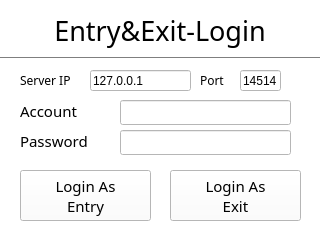
<?xml version="1.0" encoding="UTF-8"?>
<ui version="4.0">
 <class>LoginWindow</class>
 <widget class="QMainWindow" name="LoginWindow">
  <property name="geometry">
   <rect>
    <x>0</x>
    <y>0</y>
    <width>320</width>
    <height>240</height>
   </rect>
  </property>
  <property name="palette">
   <palette>
    <active>
     <colorrole role="WindowText">
      <brush brushstyle="SolidPattern">
       <color alpha="255">
        <red>0</red>
        <green>0</green>
        <blue>0</blue>
       </color>
      </brush>
     </colorrole>
     <colorrole role="Button">
      <brush brushstyle="SolidPattern">
       <color alpha="255">
        <red>255</red>
        <green>255</green>
        <blue>255</blue>
       </color>
      </brush>
     </colorrole>
     <colorrole role="Light">
      <brush brushstyle="SolidPattern">
       <color alpha="255">
        <red>255</red>
        <green>255</green>
        <blue>255</blue>
       </color>
      </brush>
     </colorrole>
     <colorrole role="Midlight">
      <brush brushstyle="SolidPattern">
       <color alpha="255">
        <red>255</red>
        <green>255</green>
        <blue>255</blue>
       </color>
      </brush>
     </colorrole>
     <colorrole role="Dark">
      <brush brushstyle="SolidPattern">
       <color alpha="255">
        <red>127</red>
        <green>127</green>
        <blue>127</blue>
       </color>
      </brush>
     </colorrole>
     <colorrole role="Mid">
      <brush brushstyle="SolidPattern">
       <color alpha="255">
        <red>170</red>
        <green>170</green>
        <blue>170</blue>
       </color>
      </brush>
     </colorrole>
     <colorrole role="Text">
      <brush brushstyle="SolidPattern">
       <color alpha="255">
        <red>0</red>
        <green>0</green>
        <blue>0</blue>
       </color>
      </brush>
     </colorrole>
     <colorrole role="BrightText">
      <brush brushstyle="SolidPattern">
       <color alpha="255">
        <red>255</red>
        <green>255</green>
        <blue>255</blue>
       </color>
      </brush>
     </colorrole>
     <colorrole role="ButtonText">
      <brush brushstyle="SolidPattern">
       <color alpha="255">
        <red>0</red>
        <green>0</green>
        <blue>0</blue>
       </color>
      </brush>
     </colorrole>
     <colorrole role="Base">
      <brush brushstyle="SolidPattern">
       <color alpha="255">
        <red>255</red>
        <green>255</green>
        <blue>255</blue>
       </color>
      </brush>
     </colorrole>
     <colorrole role="Window">
      <brush brushstyle="SolidPattern">
       <color alpha="255">
        <red>255</red>
        <green>255</green>
        <blue>255</blue>
       </color>
      </brush>
     </colorrole>
     <colorrole role="Shadow">
      <brush brushstyle="SolidPattern">
       <color alpha="255">
        <red>0</red>
        <green>0</green>
        <blue>0</blue>
       </color>
      </brush>
     </colorrole>
     <colorrole role="AlternateBase">
      <brush brushstyle="SolidPattern">
       <color alpha="255">
        <red>255</red>
        <green>255</green>
        <blue>255</blue>
       </color>
      </brush>
     </colorrole>
     <colorrole role="ToolTipBase">
      <brush brushstyle="SolidPattern">
       <color alpha="255">
        <red>255</red>
        <green>255</green>
        <blue>220</blue>
       </color>
      </brush>
     </colorrole>
     <colorrole role="ToolTipText">
      <brush brushstyle="SolidPattern">
       <color alpha="255">
        <red>0</red>
        <green>0</green>
        <blue>0</blue>
       </color>
      </brush>
     </colorrole>
     <colorrole role="PlaceholderText">
      <brush brushstyle="SolidPattern">
       <color alpha="127">
        <red>0</red>
        <green>0</green>
        <blue>0</blue>
       </color>
      </brush>
     </colorrole>
    </active>
    <inactive>
     <colorrole role="WindowText">
      <brush brushstyle="SolidPattern">
       <color alpha="255">
        <red>0</red>
        <green>0</green>
        <blue>0</blue>
       </color>
      </brush>
     </colorrole>
     <colorrole role="Button">
      <brush brushstyle="SolidPattern">
       <color alpha="255">
        <red>255</red>
        <green>255</green>
        <blue>255</blue>
       </color>
      </brush>
     </colorrole>
     <colorrole role="Light">
      <brush brushstyle="SolidPattern">
       <color alpha="255">
        <red>255</red>
        <green>255</green>
        <blue>255</blue>
       </color>
      </brush>
     </colorrole>
     <colorrole role="Midlight">
      <brush brushstyle="SolidPattern">
       <color alpha="255">
        <red>255</red>
        <green>255</green>
        <blue>255</blue>
       </color>
      </brush>
     </colorrole>
     <colorrole role="Dark">
      <brush brushstyle="SolidPattern">
       <color alpha="255">
        <red>127</red>
        <green>127</green>
        <blue>127</blue>
       </color>
      </brush>
     </colorrole>
     <colorrole role="Mid">
      <brush brushstyle="SolidPattern">
       <color alpha="255">
        <red>170</red>
        <green>170</green>
        <blue>170</blue>
       </color>
      </brush>
     </colorrole>
     <colorrole role="Text">
      <brush brushstyle="SolidPattern">
       <color alpha="255">
        <red>0</red>
        <green>0</green>
        <blue>0</blue>
       </color>
      </brush>
     </colorrole>
     <colorrole role="BrightText">
      <brush brushstyle="SolidPattern">
       <color alpha="255">
        <red>255</red>
        <green>255</green>
        <blue>255</blue>
       </color>
      </brush>
     </colorrole>
     <colorrole role="ButtonText">
      <brush brushstyle="SolidPattern">
       <color alpha="255">
        <red>0</red>
        <green>0</green>
        <blue>0</blue>
       </color>
      </brush>
     </colorrole>
     <colorrole role="Base">
      <brush brushstyle="SolidPattern">
       <color alpha="255">
        <red>255</red>
        <green>255</green>
        <blue>255</blue>
       </color>
      </brush>
     </colorrole>
     <colorrole role="Window">
      <brush brushstyle="SolidPattern">
       <color alpha="255">
        <red>255</red>
        <green>255</green>
        <blue>255</blue>
       </color>
      </brush>
     </colorrole>
     <colorrole role="Shadow">
      <brush brushstyle="SolidPattern">
       <color alpha="255">
        <red>0</red>
        <green>0</green>
        <blue>0</blue>
       </color>
      </brush>
     </colorrole>
     <colorrole role="AlternateBase">
      <brush brushstyle="SolidPattern">
       <color alpha="255">
        <red>255</red>
        <green>255</green>
        <blue>255</blue>
       </color>
      </brush>
     </colorrole>
     <colorrole role="ToolTipBase">
      <brush brushstyle="SolidPattern">
       <color alpha="255">
        <red>255</red>
        <green>255</green>
        <blue>220</blue>
       </color>
      </brush>
     </colorrole>
     <colorrole role="ToolTipText">
      <brush brushstyle="SolidPattern">
       <color alpha="255">
        <red>0</red>
        <green>0</green>
        <blue>0</blue>
       </color>
      </brush>
     </colorrole>
     <colorrole role="PlaceholderText">
      <brush brushstyle="SolidPattern">
       <color alpha="127">
        <red>0</red>
        <green>0</green>
        <blue>0</blue>
       </color>
      </brush>
     </colorrole>
    </inactive>
    <disabled>
     <colorrole role="WindowText">
      <brush brushstyle="SolidPattern">
       <color alpha="255">
        <red>127</red>
        <green>127</green>
        <blue>127</blue>
       </color>
      </brush>
     </colorrole>
     <colorrole role="Button">
      <brush brushstyle="SolidPattern">
       <color alpha="255">
        <red>255</red>
        <green>255</green>
        <blue>255</blue>
       </color>
      </brush>
     </colorrole>
     <colorrole role="Light">
      <brush brushstyle="SolidPattern">
       <color alpha="255">
        <red>255</red>
        <green>255</green>
        <blue>255</blue>
       </color>
      </brush>
     </colorrole>
     <colorrole role="Midlight">
      <brush brushstyle="SolidPattern">
       <color alpha="255">
        <red>255</red>
        <green>255</green>
        <blue>255</blue>
       </color>
      </brush>
     </colorrole>
     <colorrole role="Dark">
      <brush brushstyle="SolidPattern">
       <color alpha="255">
        <red>127</red>
        <green>127</green>
        <blue>127</blue>
       </color>
      </brush>
     </colorrole>
     <colorrole role="Mid">
      <brush brushstyle="SolidPattern">
       <color alpha="255">
        <red>170</red>
        <green>170</green>
        <blue>170</blue>
       </color>
      </brush>
     </colorrole>
     <colorrole role="Text">
      <brush brushstyle="SolidPattern">
       <color alpha="255">
        <red>127</red>
        <green>127</green>
        <blue>127</blue>
       </color>
      </brush>
     </colorrole>
     <colorrole role="BrightText">
      <brush brushstyle="SolidPattern">
       <color alpha="255">
        <red>255</red>
        <green>255</green>
        <blue>255</blue>
       </color>
      </brush>
     </colorrole>
     <colorrole role="ButtonText">
      <brush brushstyle="SolidPattern">
       <color alpha="255">
        <red>127</red>
        <green>127</green>
        <blue>127</blue>
       </color>
      </brush>
     </colorrole>
     <colorrole role="Base">
      <brush brushstyle="SolidPattern">
       <color alpha="255">
        <red>255</red>
        <green>255</green>
        <blue>255</blue>
       </color>
      </brush>
     </colorrole>
     <colorrole role="Window">
      <brush brushstyle="SolidPattern">
       <color alpha="255">
        <red>255</red>
        <green>255</green>
        <blue>255</blue>
       </color>
      </brush>
     </colorrole>
     <colorrole role="Shadow">
      <brush brushstyle="SolidPattern">
       <color alpha="255">
        <red>0</red>
        <green>0</green>
        <blue>0</blue>
       </color>
      </brush>
     </colorrole>
     <colorrole role="AlternateBase">
      <brush brushstyle="SolidPattern">
       <color alpha="255">
        <red>255</red>
        <green>255</green>
        <blue>255</blue>
       </color>
      </brush>
     </colorrole>
     <colorrole role="ToolTipBase">
      <brush brushstyle="SolidPattern">
       <color alpha="255">
        <red>255</red>
        <green>255</green>
        <blue>220</blue>
       </color>
      </brush>
     </colorrole>
     <colorrole role="ToolTipText">
      <brush brushstyle="SolidPattern">
       <color alpha="255">
        <red>0</red>
        <green>0</green>
        <blue>0</blue>
       </color>
      </brush>
     </colorrole>
     <colorrole role="PlaceholderText">
      <brush brushstyle="SolidPattern">
       <color alpha="127">
        <red>127</red>
        <green>127</green>
        <blue>127</blue>
       </color>
      </brush>
     </colorrole>
    </disabled>
   </palette>
  </property>
  <property name="windowTitle">
   <string>DisplayBoard-Login</string>
  </property>
  <widget class="QWidget" name="centralwidget">
   <property name="palette">
    <palette>
     <active>
      <colorrole role="WindowText">
       <brush brushstyle="SolidPattern">
        <color alpha="255">
         <red>0</red>
         <green>0</green>
         <blue>0</blue>
        </color>
       </brush>
      </colorrole>
      <colorrole role="Button">
       <brush brushstyle="SolidPattern">
        <color alpha="255">
         <red>255</red>
         <green>255</green>
         <blue>255</blue>
        </color>
       </brush>
      </colorrole>
      <colorrole role="Light">
       <brush brushstyle="SolidPattern">
        <color alpha="255">
         <red>255</red>
         <green>255</green>
         <blue>255</blue>
        </color>
       </brush>
      </colorrole>
      <colorrole role="Midlight">
       <brush brushstyle="SolidPattern">
        <color alpha="255">
         <red>255</red>
         <green>255</green>
         <blue>255</blue>
        </color>
       </brush>
      </colorrole>
      <colorrole role="Dark">
       <brush brushstyle="SolidPattern">
        <color alpha="255">
         <red>127</red>
         <green>127</green>
         <blue>127</blue>
        </color>
       </brush>
      </colorrole>
      <colorrole role="Mid">
       <brush brushstyle="SolidPattern">
        <color alpha="255">
         <red>170</red>
         <green>170</green>
         <blue>170</blue>
        </color>
       </brush>
      </colorrole>
      <colorrole role="Text">
       <brush brushstyle="SolidPattern">
        <color alpha="255">
         <red>0</red>
         <green>0</green>
         <blue>0</blue>
        </color>
       </brush>
      </colorrole>
      <colorrole role="BrightText">
       <brush brushstyle="SolidPattern">
        <color alpha="255">
         <red>255</red>
         <green>255</green>
         <blue>255</blue>
        </color>
       </brush>
      </colorrole>
      <colorrole role="ButtonText">
       <brush brushstyle="SolidPattern">
        <color alpha="255">
         <red>0</red>
         <green>0</green>
         <blue>0</blue>
        </color>
       </brush>
      </colorrole>
      <colorrole role="Base">
       <brush brushstyle="SolidPattern">
        <color alpha="255">
         <red>255</red>
         <green>255</green>
         <blue>255</blue>
        </color>
       </brush>
      </colorrole>
      <colorrole role="Window">
       <brush brushstyle="SolidPattern">
        <color alpha="255">
         <red>255</red>
         <green>255</green>
         <blue>255</blue>
        </color>
       </brush>
      </colorrole>
      <colorrole role="Shadow">
       <brush brushstyle="SolidPattern">
        <color alpha="255">
         <red>0</red>
         <green>0</green>
         <blue>0</blue>
        </color>
       </brush>
      </colorrole>
      <colorrole role="AlternateBase">
       <brush brushstyle="SolidPattern">
        <color alpha="255">
         <red>255</red>
         <green>255</green>
         <blue>255</blue>
        </color>
       </brush>
      </colorrole>
      <colorrole role="ToolTipBase">
       <brush brushstyle="SolidPattern">
        <color alpha="255">
         <red>255</red>
         <green>255</green>
         <blue>220</blue>
        </color>
       </brush>
      </colorrole>
      <colorrole role="ToolTipText">
       <brush brushstyle="SolidPattern">
        <color alpha="255">
         <red>0</red>
         <green>0</green>
         <blue>0</blue>
        </color>
       </brush>
      </colorrole>
      <colorrole role="PlaceholderText">
       <brush brushstyle="SolidPattern">
        <color alpha="127">
         <red>0</red>
         <green>0</green>
         <blue>0</blue>
        </color>
       </brush>
      </colorrole>
     </active>
     <inactive>
      <colorrole role="WindowText">
       <brush brushstyle="SolidPattern">
        <color alpha="255">
         <red>0</red>
         <green>0</green>
         <blue>0</blue>
        </color>
       </brush>
      </colorrole>
      <colorrole role="Button">
       <brush brushstyle="SolidPattern">
        <color alpha="255">
         <red>255</red>
         <green>255</green>
         <blue>255</blue>
        </color>
       </brush>
      </colorrole>
      <colorrole role="Light">
       <brush brushstyle="SolidPattern">
        <color alpha="255">
         <red>255</red>
         <green>255</green>
         <blue>255</blue>
        </color>
       </brush>
      </colorrole>
      <colorrole role="Midlight">
       <brush brushstyle="SolidPattern">
        <color alpha="255">
         <red>255</red>
         <green>255</green>
         <blue>255</blue>
        </color>
       </brush>
      </colorrole>
      <colorrole role="Dark">
       <brush brushstyle="SolidPattern">
        <color alpha="255">
         <red>127</red>
         <green>127</green>
         <blue>127</blue>
        </color>
       </brush>
      </colorrole>
      <colorrole role="Mid">
       <brush brushstyle="SolidPattern">
        <color alpha="255">
         <red>170</red>
         <green>170</green>
         <blue>170</blue>
        </color>
       </brush>
      </colorrole>
      <colorrole role="Text">
       <brush brushstyle="SolidPattern">
        <color alpha="255">
         <red>0</red>
         <green>0</green>
         <blue>0</blue>
        </color>
       </brush>
      </colorrole>
      <colorrole role="BrightText">
       <brush brushstyle="SolidPattern">
        <color alpha="255">
         <red>255</red>
         <green>255</green>
         <blue>255</blue>
        </color>
       </brush>
      </colorrole>
      <colorrole role="ButtonText">
       <brush brushstyle="SolidPattern">
        <color alpha="255">
         <red>0</red>
         <green>0</green>
         <blue>0</blue>
        </color>
       </brush>
      </colorrole>
      <colorrole role="Base">
       <brush brushstyle="SolidPattern">
        <color alpha="255">
         <red>255</red>
         <green>255</green>
         <blue>255</blue>
        </color>
       </brush>
      </colorrole>
      <colorrole role="Window">
       <brush brushstyle="SolidPattern">
        <color alpha="255">
         <red>255</red>
         <green>255</green>
         <blue>255</blue>
        </color>
       </brush>
      </colorrole>
      <colorrole role="Shadow">
       <brush brushstyle="SolidPattern">
        <color alpha="255">
         <red>0</red>
         <green>0</green>
         <blue>0</blue>
        </color>
       </brush>
      </colorrole>
      <colorrole role="AlternateBase">
       <brush brushstyle="SolidPattern">
        <color alpha="255">
         <red>255</red>
         <green>255</green>
         <blue>255</blue>
        </color>
       </brush>
      </colorrole>
      <colorrole role="ToolTipBase">
       <brush brushstyle="SolidPattern">
        <color alpha="255">
         <red>255</red>
         <green>255</green>
         <blue>220</blue>
        </color>
       </brush>
      </colorrole>
      <colorrole role="ToolTipText">
       <brush brushstyle="SolidPattern">
        <color alpha="255">
         <red>0</red>
         <green>0</green>
         <blue>0</blue>
        </color>
       </brush>
      </colorrole>
      <colorrole role="PlaceholderText">
       <brush brushstyle="SolidPattern">
        <color alpha="127">
         <red>0</red>
         <green>0</green>
         <blue>0</blue>
        </color>
       </brush>
      </colorrole>
     </inactive>
     <disabled>
      <colorrole role="WindowText">
       <brush brushstyle="SolidPattern">
        <color alpha="255">
         <red>127</red>
         <green>127</green>
         <blue>127</blue>
        </color>
       </brush>
      </colorrole>
      <colorrole role="Button">
       <brush brushstyle="SolidPattern">
        <color alpha="255">
         <red>255</red>
         <green>255</green>
         <blue>255</blue>
        </color>
       </brush>
      </colorrole>
      <colorrole role="Light">
       <brush brushstyle="SolidPattern">
        <color alpha="255">
         <red>255</red>
         <green>255</green>
         <blue>255</blue>
        </color>
       </brush>
      </colorrole>
      <colorrole role="Midlight">
       <brush brushstyle="SolidPattern">
        <color alpha="255">
         <red>255</red>
         <green>255</green>
         <blue>255</blue>
        </color>
       </brush>
      </colorrole>
      <colorrole role="Dark">
       <brush brushstyle="SolidPattern">
        <color alpha="255">
         <red>127</red>
         <green>127</green>
         <blue>127</blue>
        </color>
       </brush>
      </colorrole>
      <colorrole role="Mid">
       <brush brushstyle="SolidPattern">
        <color alpha="255">
         <red>170</red>
         <green>170</green>
         <blue>170</blue>
        </color>
       </brush>
      </colorrole>
      <colorrole role="Text">
       <brush brushstyle="SolidPattern">
        <color alpha="255">
         <red>127</red>
         <green>127</green>
         <blue>127</blue>
        </color>
       </brush>
      </colorrole>
      <colorrole role="BrightText">
       <brush brushstyle="SolidPattern">
        <color alpha="255">
         <red>255</red>
         <green>255</green>
         <blue>255</blue>
        </color>
       </brush>
      </colorrole>
      <colorrole role="ButtonText">
       <brush brushstyle="SolidPattern">
        <color alpha="255">
         <red>127</red>
         <green>127</green>
         <blue>127</blue>
        </color>
       </brush>
      </colorrole>
      <colorrole role="Base">
       <brush brushstyle="SolidPattern">
        <color alpha="255">
         <red>255</red>
         <green>255</green>
         <blue>255</blue>
        </color>
       </brush>
      </colorrole>
      <colorrole role="Window">
       <brush brushstyle="SolidPattern">
        <color alpha="255">
         <red>255</red>
         <green>255</green>
         <blue>255</blue>
        </color>
       </brush>
      </colorrole>
      <colorrole role="Shadow">
       <brush brushstyle="SolidPattern">
        <color alpha="255">
         <red>0</red>
         <green>0</green>
         <blue>0</blue>
        </color>
       </brush>
      </colorrole>
      <colorrole role="AlternateBase">
       <brush brushstyle="SolidPattern">
        <color alpha="255">
         <red>255</red>
         <green>255</green>
         <blue>255</blue>
        </color>
       </brush>
      </colorrole>
      <colorrole role="ToolTipBase">
       <brush brushstyle="SolidPattern">
        <color alpha="255">
         <red>255</red>
         <green>255</green>
         <blue>220</blue>
        </color>
       </brush>
      </colorrole>
      <colorrole role="ToolTipText">
       <brush brushstyle="SolidPattern">
        <color alpha="255">
         <red>0</red>
         <green>0</green>
         <blue>0</blue>
        </color>
       </brush>
      </colorrole>
      <colorrole role="PlaceholderText">
       <brush brushstyle="SolidPattern">
        <color alpha="127">
         <red>127</red>
         <green>127</green>
         <blue>127</blue>
        </color>
       </brush>
      </colorrole>
     </disabled>
    </palette>
   </property>
   <widget class="QLabel" name="label_banner">
    <property name="geometry">
     <rect>
      <x>0</x>
      <y>0</y>
      <width>320</width>
      <height>61</height>
     </rect>
    </property>
    <property name="font">
     <font>
      <family>Arial Black</family>
      <pointsize>20</pointsize>
     </font>
    </property>
    <property name="text">
     <string>Entry&amp;Exit-Login</string>
    </property>
    <property name="alignment">
     <set>Qt::AlignCenter</set>
    </property>
   </widget>
   <widget class="Line" name="line">
    <property name="geometry">
     <rect>
      <x>0</x>
      <y>50</y>
      <width>321</width>
      <height>16</height>
     </rect>
    </property>
    <property name="orientation">
     <enum>Qt::Horizontal</enum>
    </property>
   </widget>
   <widget class="QLabel" name="label_server_ip">
    <property name="geometry">
     <rect>
      <x>20</x>
      <y>70</y>
      <width>61</width>
      <height>21</height>
     </rect>
    </property>
    <property name="font">
     <font>
      <family>Arial Black</family>
      <pointsize>9</pointsize>
     </font>
    </property>
    <property name="text">
     <string>Server IP</string>
    </property>
   </widget>
   <widget class="QLineEdit" name="lineEdit_server_ip">
    <property name="geometry">
     <rect>
      <x>90</x>
      <y>70</y>
      <width>101</width>
      <height>21</height>
     </rect>
    </property>
    <property name="text">
     <string>127.0.0.1</string>
    </property>
   </widget>
   <widget class="QLineEdit" name="lineEdit_port">
    <property name="geometry">
     <rect>
      <x>240</x>
      <y>70</y>
      <width>41</width>
      <height>21</height>
     </rect>
    </property>
    <property name="text">
     <string>14514</string>
    </property>
   </widget>
   <widget class="QLabel" name="label_port">
    <property name="geometry">
     <rect>
      <x>200</x>
      <y>70</y>
      <width>31</width>
      <height>21</height>
     </rect>
    </property>
    <property name="font">
     <font>
      <family>Arial Black</family>
      <pointsize>9</pointsize>
     </font>
    </property>
    <property name="text">
     <string>Port</string>
    </property>
   </widget>
   <widget class="QLabel" name="label_account">
    <property name="geometry">
     <rect>
      <x>20</x>
      <y>100</y>
      <width>71</width>
      <height>21</height>
     </rect>
    </property>
    <property name="font">
     <font>
      <family>Arial Black</family>
      <pointsize>11</pointsize>
     </font>
    </property>
    <property name="text">
     <string>Account</string>
    </property>
   </widget>
   <widget class="QLineEdit" name="lineEdit_account">
    <property name="geometry">
     <rect>
      <x>120</x>
      <y>100</y>
      <width>171</width>
      <height>25</height>
     </rect>
    </property>
   </widget>
   <widget class="QLineEdit" name="lineEdit_password">
    <property name="geometry">
     <rect>
      <x>120</x>
      <y>130</y>
      <width>171</width>
      <height>25</height>
     </rect>
    </property>
    <property name="echoMode">
     <enum>QLineEdit::Password</enum>
    </property>
   </widget>
   <widget class="QLabel" name="label_password">
    <property name="geometry">
     <rect>
      <x>20</x>
      <y>130</y>
      <width>81</width>
      <height>21</height>
     </rect>
    </property>
    <property name="font">
     <font>
      <family>Arial Black</family>
      <pointsize>11</pointsize>
     </font>
    </property>
    <property name="text">
     <string>Password</string>
    </property>
   </widget>
   <widget class="QPushButton" name="pushButton_login_entry">
    <property name="geometry">
     <rect>
      <x>20</x>
      <y>170</y>
      <width>131</width>
      <height>51</height>
     </rect>
    </property>
    <property name="font">
     <font>
      <family>Arial Black</family>
      <pointsize>11</pointsize>
     </font>
    </property>
    <property name="text">
     <string>Login As
Entry</string>
    </property>
   </widget>
   <widget class="QPushButton" name="pushButton_login_exit">
    <property name="geometry">
     <rect>
      <x>170</x>
      <y>170</y>
      <width>131</width>
      <height>51</height>
     </rect>
    </property>
    <property name="font">
     <font>
      <family>Arial Black</family>
      <pointsize>11</pointsize>
     </font>
    </property>
    <property name="text">
     <string>Login As
Exit</string>
    </property>
   </widget>
  </widget>
 </widget>
 <resources/>
 <connections/>
</ui>
